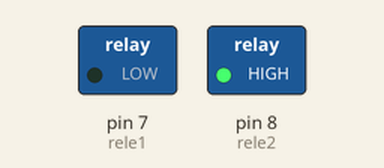
The sketch below on a simulated Arduino Uno, built with avr-gcc and run on an emulated ATmega328P. Parts: switched loads named in the sketch (green lamp = pin HIGH).

Above: at 0.5 s.
At 2.5 s:
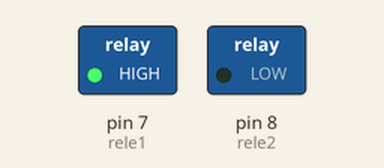
At 3.5 s:
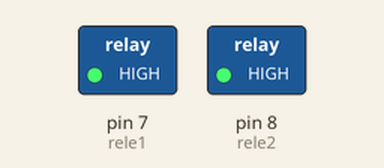
Timing chart, 0 to 5.2 s (numbered marks = the images above):
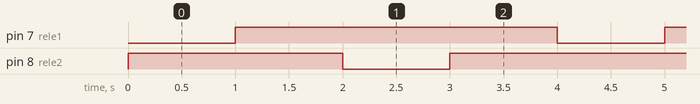

Measured:
- by itself, pin 7 (rele1), pin 8 (rele2): alternates HIGH for 3.0 s and LOW for 1.0 s
- by itself, everything shown: repeats every 4.0 s, in 4 steps

The sketch:

relecodigo.ino
```cpp
// Definir los pines de los relés
const int rele1 = 7;
const int rele2 = 8;

void setup() {
  // Configurar los pines como salidas
  pinMode(rele1, OUTPUT);
  pinMode(rele2, OUTPUT);

  // Inicializar relés en estado apagado
  digitalWrite(rele1, HIGH);
  digitalWrite(rele2, HIGH);
}

void loop() {
  // Encender el primer relé (activar la electroválvula)
  digitalWrite(rele1, LOW);
  delay(1000); // Mantener encendido por 1 segundo

  // Apagar el primer relé (desactivar la electroválvula)
  digitalWrite(rele1, HIGH);
  delay(1000); // Mantener apagado por 1 segundo

  // Encender el segundo relé (activar la segunda electroválvula)
  digitalWrite(rele2, LOW);
  delay(1000);

  // Apagar el segundo relé
  digitalWrite(rele2, HIGH);
  delay(1000);
}
```
